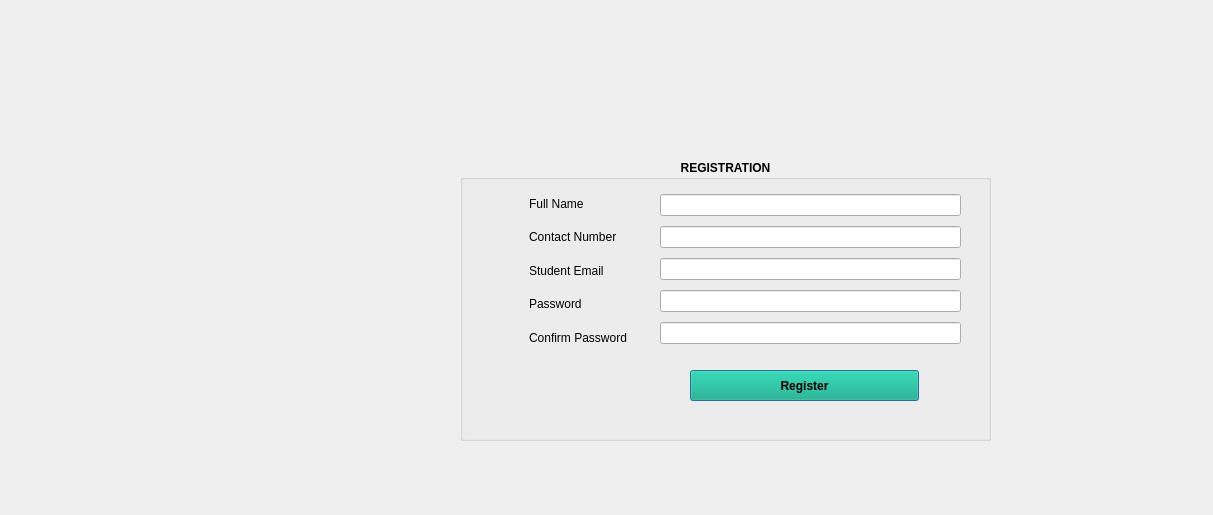
<?xml version="1.0" encoding="UTF-8"?>
<ui version="4.0">
 <class>registration</class>
 <widget class="QDialog" name="registration">
  <property name="geometry">
   <rect>
    <x>0</x>
    <y>0</y>
    <width>1213</width>
    <height>515</height>
   </rect>
  </property>
  <property name="windowTitle">
   <string>Dialog</string>
  </property>
  <widget class="QLabel" name="label_3">
   <property name="geometry">
    <rect>
     <x>50</x>
     <y>260</y>
     <width>191</width>
     <height>121</height>
    </rect>
   </property>
   <property name="text">
    <string/>
   </property>
  </widget>
  <widget class="QGroupBox" name="groupBox">
   <property name="enabled">
    <bool>true</bool>
   </property>
   <property name="geometry">
    <rect>
     <x>460</x>
     <y>160</y>
     <width>531</width>
     <height>281</height>
    </rect>
   </property>
   <property name="font">
    <font>
     <bold>true</bold>
    </font>
   </property>
   <property name="autoFillBackground">
    <bool>false</bool>
   </property>
   <property name="title">
    <string>REGISTRATION</string>
   </property>
   <property name="alignment">
    <set>Qt::AlignHCenter|Qt::AlignTop</set>
   </property>
   <property name="flat">
    <bool>false</bool>
   </property>
   <widget class="QPushButton" name="pushButton_3">
    <property name="geometry">
     <rect>
      <x>230</x>
      <y>210</y>
      <width>229</width>
      <height>31</height>
     </rect>
    </property>
    <property name="font">
     <font>
      <bold>true</bold>
     </font>
    </property>
    <property name="styleSheet">
     <string notr="true">QPushButton{
background: rgb(0, 170, 127)
}</string>
    </property>
    <property name="text">
     <string>Register</string>
    </property>
   </widget>
   <widget class="QWidget" name="layoutWidget">
    <property name="geometry">
     <rect>
      <x>69</x>
      <y>30</y>
      <width>131</width>
      <height>161</height>
     </rect>
    </property>
    <layout class="QVBoxLayout" name="verticalLayout_5">
     <item>
      <widget class="QLabel" name="label_8">
       <property name="font">
        <font>
         <bold>false</bold>
        </font>
       </property>
       <property name="text">
        <string>Full Name</string>
       </property>
      </widget>
     </item>
     <item>
      <widget class="QLabel" name="label_9">
       <property name="font">
        <font>
         <bold>false</bold>
        </font>
       </property>
       <property name="text">
        <string>Contact Number</string>
       </property>
      </widget>
     </item>
     <item>
      <widget class="QLabel" name="label_10">
       <property name="font">
        <font>
         <bold>false</bold>
        </font>
       </property>
       <property name="text">
        <string>Student Email</string>
       </property>
      </widget>
     </item>
     <item>
      <widget class="QLabel" name="label_11">
       <property name="font">
        <font>
         <bold>false</bold>
        </font>
       </property>
       <property name="text">
        <string>Password</string>
       </property>
      </widget>
     </item>
     <item>
      <widget class="QLabel" name="label_12">
       <property name="font">
        <font>
         <bold>false</bold>
        </font>
       </property>
       <property name="text">
        <string>Confirm Password</string>
       </property>
      </widget>
     </item>
    </layout>
   </widget>
   <widget class="QWidget" name="layoutWidget_2">
    <property name="geometry">
     <rect>
      <x>200</x>
      <y>30</y>
      <width>301</width>
      <height>160</height>
     </rect>
    </property>
    <layout class="QVBoxLayout" name="verticalLayout_6">
     <item>
      <widget class="QLineEdit" name="lineEdit">
       <property name="font">
        <font>
         <bold>false</bold>
        </font>
       </property>
      </widget>
     </item>
     <item>
      <widget class="QLineEdit" name="lineEdit_2">
       <property name="font">
        <font>
         <bold>false</bold>
        </font>
       </property>
      </widget>
     </item>
     <item>
      <widget class="QLineEdit" name="lineEdit_3">
       <property name="font">
        <font>
         <bold>false</bold>
        </font>
       </property>
      </widget>
     </item>
     <item>
      <widget class="QLineEdit" name="lineEdit_4">
       <property name="font">
        <font>
         <bold>false</bold>
        </font>
       </property>
      </widget>
     </item>
     <item>
      <widget class="QLineEdit" name="lineEdit_5">
       <property name="font">
        <font>
         <bold>false</bold>
        </font>
       </property>
      </widget>
     </item>
    </layout>
   </widget>
  </widget>
  <widget class="QLabel" name="label_4">
   <property name="geometry">
    <rect>
     <x>10</x>
     <y>100</y>
     <width>421</width>
     <height>401</height>
    </rect>
   </property>
   <property name="styleSheet">
    <string notr="true"/>
   </property>
   <property name="text">
    <string/>
   </property>
   <property name="pixmap">
    <pixmap>../../../../../Qt/Desktop/rms.jpg</pixmap>
   </property>
   <property name="scaledContents">
    <bool>true</bool>
   </property>
  </widget>
  <widget class="QLabel" name="label_6">
   <property name="geometry">
    <rect>
     <x>0</x>
     <y>20</y>
     <width>1171</width>
     <height>81</height>
    </rect>
   </property>
   <property name="text">
    <string/>
   </property>
   <property name="pixmap">
    <pixmap>../../../../../Qt/Desktop/user(5).png</pixmap>
   </property>
   <property name="scaledContents">
    <bool>true</bool>
   </property>
  </widget>
 </widget>
 <resources/>
 <connections/>
</ui>
